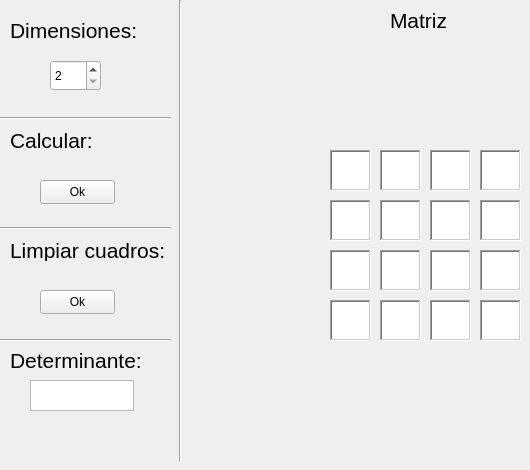
      <widget class="QWidget" name="tab_3">
       <attribute name="icon">
        <iconset>
         <selectedon>tab1.png</selectedon>
        </iconset>
       </attribute>
       <attribute name="title">
        <string>Determinantes</string>
       </attribute>
       <widget class="QSpinBox" name="spinBox">
        <property name="geometry">
         <rect>
          <x>50</x>
          <y>60</y>
          <width>51</width>
          <height>31</height>
         </rect>
        </property>
        <property name="suffix">
         <string/>
        </property>
        <property name="prefix">
         <string/>
        </property>
        <property name="minimum">
         <number>2</number>
        </property>
        <property name="maximum">
         <number>4</number>
        </property>
        <property name="singleStep">
         <number>1</number>
        </property>
        <property name="stepType">
         <enum>QAbstractSpinBox::DefaultStepType</enum>
        </property>
        <property name="value">
         <number>2</number>
        </property>
        <property name="displayIntegerBase">
         <number>10</number>
        </property>
       </widget>
       <widget class="QTextEdit" name="a11">
        <property name="geometry">
         <rect>
          <x>330</x>
          <y>150</y>
          <width>41</width>
          <height>41</height>
         </rect>
        </property>
        <property name="sizePolicy">
         <sizepolicy hsizetype="Expanding" vsizetype="Expanding">
          <horstretch>0</horstretch>
          <verstretch>0</verstretch>
         </sizepolicy>
        </property>
        <property name="font">
         <font>
          <pointsize>14</pointsize>
         </font>
        </property>
        <property name="frameShape">
         <enum>QFrame::WinPanel</enum>
        </property>
        <property name="frameShadow">
         <enum>QFrame::Sunken</enum>
        </property>
        <property name="readOnly">
         <bool>false</bool>
        </property>
       </widget>
       <widget class="QTextEdit" name="a21">
        <property name="geometry">
         <rect>
          <x>380</x>
          <y>150</y>
          <width>41</width>
          <height>41</height>
         </rect>
        </property>
        <property name="font">
         <font>
          <pointsize>14</pointsize>
         </font>
        </property>
        <property name="frameShape">
         <enum>QFrame::WinPanel</enum>
        </property>
       </widget>
       <widget class="QTextEdit" name="a31">
        <property name="geometry">
         <rect>
          <x>430</x>
          <y>150</y>
          <width>41</width>
          <height>41</height>
         </rect>
        </property>
        <property name="font">
         <font>
          <pointsize>14</pointsize>
         </font>
        </property>
        <property name="frameShape">
         <enum>QFrame::WinPanel</enum>
        </property>
       </widget>
       <widget class="QTextEdit" name="a41">
        <property name="geometry">
         <rect>
          <x>480</x>
          <y>150</y>
          <width>41</width>
          <height>41</height>
         </rect>
        </property>
        <property name="font">
         <font>
          <pointsize>14</pointsize>
         </font>
        </property>
        <property name="frameShape">
         <enum>QFrame::WinPanel</enum>
        </property>
       </widget>
       <widget class="QTextEdit" name="a12">
        <property name="geometry">
         <rect>
          <x>330</x>
          <y>200</y>
          <width>41</width>
          <height>41</height>
         </rect>
        </property>
        <property name="font">
         <font>
          <pointsize>14</pointsize>
         </font>
        </property>
        <property name="frameShape">
         <enum>QFrame::WinPanel</enum>
        </property>
       </widget>
       <widget class="QTextEdit" name="a22">
        <property name="geometry">
         <rect>
          <x>380</x>
          <y>200</y>
          <width>41</width>
          <height>41</height>
         </rect>
        </property>
        <property name="font">
         <font>
          <pointsize>14</pointsize>
         </font>
        </property>
        <property name="frameShape">
         <enum>QFrame::WinPanel</enum>
        </property>
       </widget>
       <widget class="QTextEdit" name="a32">
        <property name="geometry">
         <rect>
          <x>430</x>
          <y>200</y>
          <width>41</width>
          <height>41</height>
         </rect>
        </property>
        <property name="font">
         <font>
          <pointsize>14</pointsize>
         </font>
        </property>
        <property name="frameShape">
         <enum>QFrame::WinPanel</enum>
        </property>
       </widget>
       <widget class="QTextEdit" name="a42">
        <property name="geometry">
         <rect>
          <x>480</x>
          <y>200</y>
          <width>41</width>
          <height>41</height>
         </rect>
        </property>
        <property name="font">
         <font>
          <pointsize>14</pointsize>
         </font>
        </property>
        <property name="frameShape">
         <enum>QFrame::WinPanel</enum>
        </property>
       </widget>
       <widget class="QTextEdit" name="a33">
        <property name="geometry">
         <rect>
          <x>430</x>
          <y>250</y>
          <width>41</width>
          <height>41</height>
         </rect>
        </property>
        <property name="font">
         <font>
          <pointsize>14</pointsize>
         </font>
        </property>
        <property name="frameShape">
         <enum>QFrame::WinPanel</enum>
        </property>
       </widget>
       <widget class="QTextEdit" name="a43">
        <property name="geometry">
         <rect>
          <x>480</x>
          <y>250</y>
          <width>41</width>
          <height>41</height>
         </rect>
        </property>
        <property name="font">
         <font>
          <pointsize>14</pointsize>
         </font>
        </property>
        <property name="frameShape">
         <enum>QFrame::WinPanel</enum>
        </property>
       </widget>
       <widget class="QTextEdit" name="a13">
        <property name="geometry">
         <rect>
          <x>330</x>
          <y>250</y>
          <width>41</width>
          <height>41</height>
         </rect>
        </property>
        <property name="font">
         <font>
          <pointsize>14</pointsize>
         </font>
        </property>
        <property name="frameShape">
         <enum>QFrame::WinPanel</enum>
        </property>
       </widget>
       <widget class="QTextEdit" name="a23">
        <property name="geometry">
         <rect>
          <x>380</x>
          <y>250</y>
          <width>41</width>
          <height>41</height>
         </rect>
        </property>
        <property name="font">
         <font>
          <pointsize>14</pointsize>
         </font>
        </property>
        <property name="frameShape">
         <enum>QFrame::WinPanel</enum>
        </property>
       </widget>
       <widget class="QTextEdit" name="a14">
        <property name="geometry">
         <rect>
          <x>330</x>
          <y>300</y>
          <width>41</width>
          <height>41</height>
         </rect>
        </property>
        <property name="font">
         <font>
          <pointsize>14</pointsize>
         </font>
        </property>
        <property name="frameShape">
         <enum>QFrame::WinPanel</enum>
        </property>
       </widget>
       <widget class="QTextEdit" name="a34">
        <property name="geometry">
         <rect>
          <x>430</x>
          <y>300</y>
          <width>41</width>
          <height>41</height>
         </rect>
        </property>
        <property name="font">
         <font>
          <pointsize>14</pointsize>
         </font>
        </property>
        <property name="frameShape">
         <enum>QFrame::WinPanel</enum>
        </property>
       </widget>
       <widget class="QTextEdit" name="a44">
        <property name="geometry">
         <rect>
          <x>480</x>
          <y>300</y>
          <width>41</width>
          <height>41</height>
         </rect>
        </property>
        <property name="font">
         <font>
          <pointsize>14</pointsize>
         </font>
        </property>
        <property name="frameShape">
         <enum>QFrame::WinPanel</enum>
        </property>
        <property name="tabChangesFocus">
         <bool>false</bool>
        </property>
        <property name="undoRedoEnabled">
         <bool>true</bool>
        </property>
       </widget>
       <widget class="QTextEdit" name="a24">
        <property name="geometry">
         <rect>
          <x>380</x>
          <y>300</y>
          <width>41</width>
          <height>41</height>
         </rect>
        </property>
        <property name="font">
         <font>
          <pointsize>14</pointsize>
         </font>
        </property>
        <property name="frameShape">
         <enum>QFrame::WinPanel</enum>
        </property>
       </widget>
       <widget class="QPushButton" name="calcular">
        <property name="geometry">
         <rect>
          <x>40</x>
          <y>180</y>
          <width>75</width>
          <height>24</height>
         </rect>
        </property>
        <property name="text">
         <string>Ok</string>
        </property>
       </widget>
       <widget class="QLabel" name="label">
        <property name="geometry">
         <rect>
          <x>10</x>
          <y>20</y>
          <width>131</width>
          <height>21</height>
         </rect>
        </property>
        <property name="font">
         <font>
          <pointsize>16</pointsize>
         </font>
        </property>
        <property name="text">
         <string>Dimensiones:</string>
        </property>
       </widget>
       <widget class="QLabel" name="label_2">
        <property name="geometry">
         <rect>
          <x>10</x>
          <y>130</y>
          <width>91</width>
          <height>21</height>
         </rect>
        </property>
        <property name="font">
         <font>
          <pointsize>16</pointsize>
         </font>
        </property>
        <property name="text">
         <string>Calcular:</string>
        </property>
       </widget>
       <widget class="QLabel" name="label_3">
        <property name="geometry">
         <rect>
          <x>10</x>
          <y>240</y>
          <width>161</width>
          <height>21</height>
         </rect>
        </property>
        <property name="font">
         <font>
          <pointsize>16</pointsize>
         </font>
        </property>
        <property name="text">
         <string>Limpiar cuadros:</string>
        </property>
       </widget>
       <widget class="QPushButton" name="limpiar">
        <property name="geometry">
         <rect>
          <x>40</x>
          <y>290</y>
          <width>75</width>
          <height>24</height>
         </rect>
        </property>
        <property name="text">
         <string>Ok</string>
        </property>
       </widget>
       <widget class="Line" name="line">
        <property name="geometry">
         <rect>
          <x>170</x>
          <y>0</y>
          <width>20</width>
          <height>461</height>
         </rect>
        </property>
        <property name="orientation">
         <enum>Qt::Vertical</enum>
        </property>
       </widget>
       <widget class="Line" name="line_2">
        <property name="geometry">
         <rect>
          <x>0</x>
          <y>110</y>
          <width>171</width>
          <height>16</height>
         </rect>
        </property>
        <property name="orientation">
         <enum>Qt::Horizontal</enum>
        </property>
       </widget>
       <widget class="Line" name="line_3">
        <property name="geometry">
         <rect>
          <x>0</x>
          <y>220</y>
          <width>171</width>
          <height>16</height>
         </rect>
        </property>
        <property name="orientation">
         <enum>Qt::Horizontal</enum>
        </property>
       </widget>
       <widget class="QLabel" name="label_4">
        <property name="geometry">
         <rect>
          <x>390</x>
          <y>10</y>
          <width>61</width>
          <height>21</height>
         </rect>
        </property>
        <property name="font">
         <font>
          <pointsize>16</pointsize>
         </font>
        </property>
        <property name="text">
         <string>Matriz</string>
        </property>
       </widget>
       <widget class="QLabel" name="label_5">
        <property name="geometry">
         <rect>
          <x>10</x>
          <y>350</y>
          <width>131</width>
          <height>21</height>
         </rect>
        </property>
        <property name="font">
         <font>
          <pointsize>16</pointsize>
         </font>
        </property>
        <property name="text">
         <string>Determinante:</string>
        </property>
       </widget>
       <widget class="QTextEdit" name="determinante">
        <property name="geometry">
         <rect>
          <x>30</x>
          <y>380</y>
          <width>104</width>
          <height>31</height>
         </rect>
        </property>
       </widget>
       <widget class="Line" name="line_4">
        <property name="geometry">
         <rect>
          <x>0</x>
          <y>330</y>
          <width>171</width>
          <height>20</height>
         </rect>
        </property>
        <property name="orientation">
         <enum>Qt::Horizontal</enum>
        </property>
       </widget>
      </widget>
